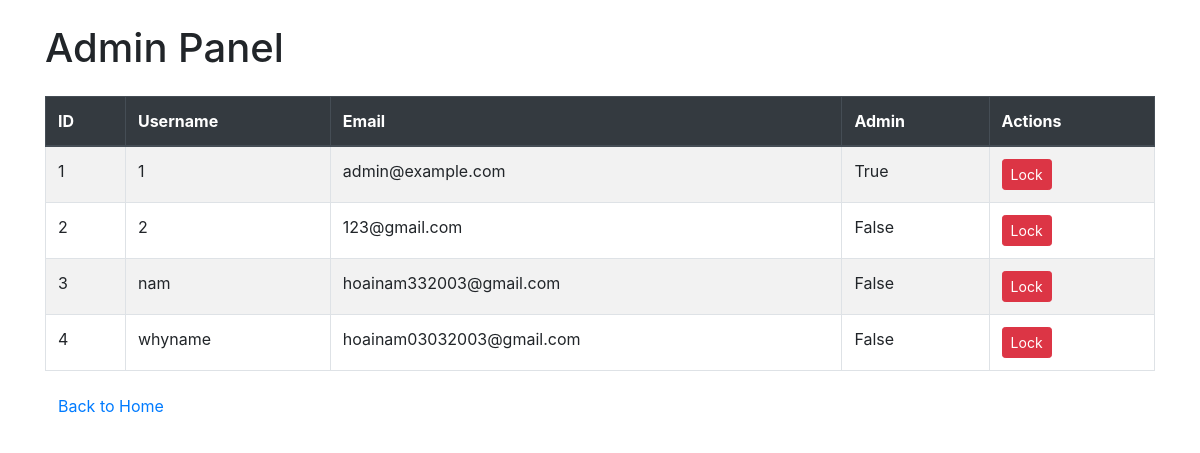
Page /admin (signed in) on the earlier database version.
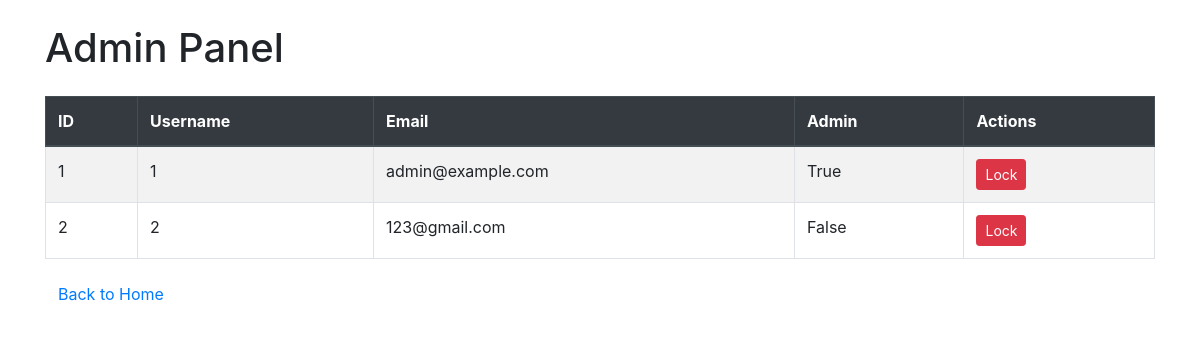
Same page on the later database version.
### main.py (models this page shows)
class User(db.Model, UserMixin):
    id = db.Column(db.Integer, primary_key=True)
    username = db.Column(db.String(100), unique=True, nullable=False)
    email = db.Column(db.String(120), unique=True, nullable=False)
    password = db.Column(db.String(255), nullable=False)
    is_admin = db.Column(db.Boolean, default=False)
    is_locked = db.Column(db.Boolean, default=False)

### main.py (the view)
@app.route('/admin')
@login_required
@admin_required
def admin_panel():
    users_data = User.query.all()
    return render_template('admin_panel.html', users=users_data)

### main.py (called while the page is built)
@login_manager.user_loader
def load_user(user_id):
    return User.query.get(user_id)

def admin_required(f):
    @wraps(f)
    def decorated_function(*args, **kwargs):
        if not current_user.is_admin:
            return redirect(url_for('login'))
        return f(*args, **kwargs)
    return decorated_function

### templates/admin_panel.html (shortened to what this page needs)
<!DOCTYPE html>
<html lang="en">
<head>
    <link href="https://maxcdn.bootstrapcdn.com/bootstrap/4.5.2/css/bootstrap.min.css" rel="stylesheet">
</head>
<body>
    <div class="container mt-4">
        <h1 class="mb-4">Admin Panel</h1>
        <table class="table table-bordered table-striped">
            <thead class="thead-dark">
                <tr>
                    <th>ID</th>
                    <th>Username</th>
                    <th>Email</th>
                    <th>Admin</th>
                    <th>Actions</th>
                </tr>
            </thead>
            <tbody>
                {% for user in users %}
                <tr>
                    <td>{{ user.id }}</td>
                    <td>{{ user.username }}</td>
                    <td>{{ user.email }}</td>
                    <td>{{ user.is_admin }}</td>
                    <td>
                        {% if user.is_locked %}
                        <a href="/unlock_user/{{ user.id }}" class="btn btn-success btn-sm">Unlock</a>
                        {% else %}
                        <a href="/lock_user/{{ user.id }}" class="btn btn-danger btn-sm">Lock</a>
                        {% endif %}
                    </td>
                </tr>
                {% endfor %}
            </tbody>
        </table>
        <a href="/" class="btn btn-link">Back to Home</a>
    </div>
</body>
</html>

Differences in the rows shown:
removed User: id "3", username "nam", email "hoainam332003@gmail.com", is_admin "False"
removed User: id "4", username "whyname", email "hoainam03032003@gmail.com", is_admin "False"
